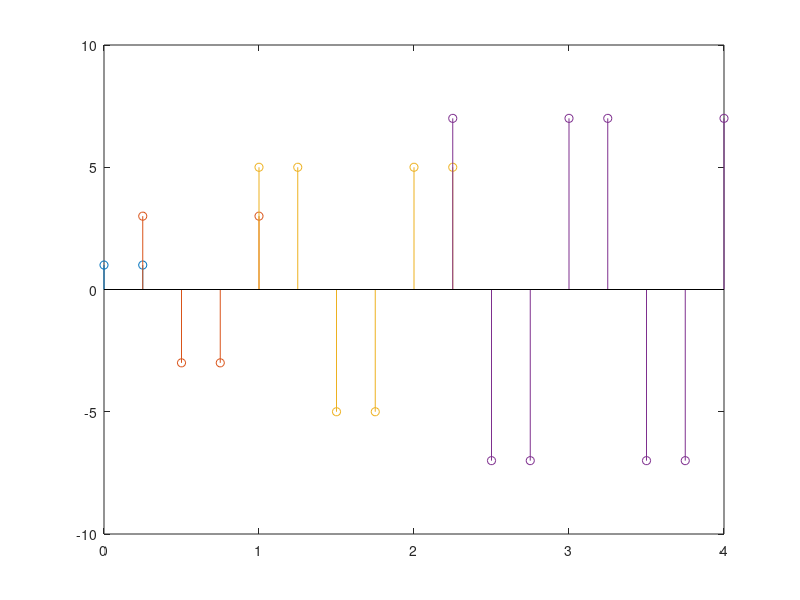
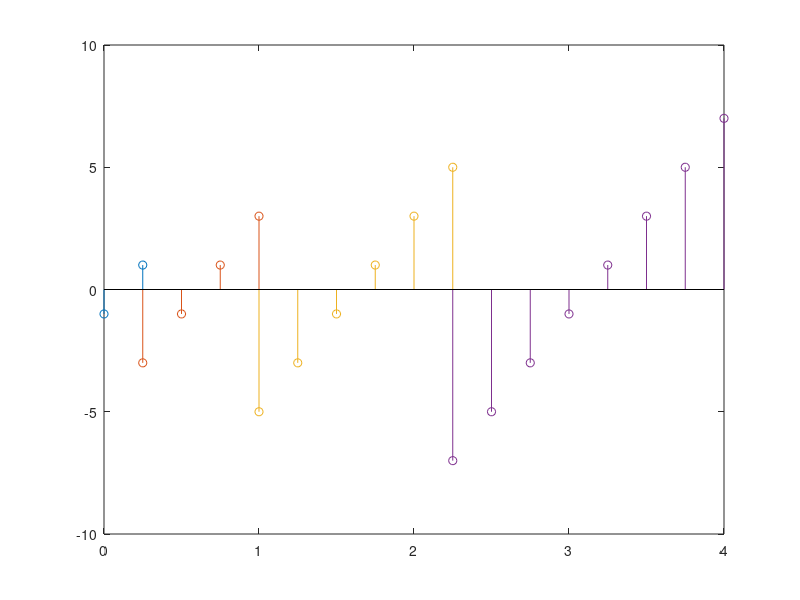

Write the MATLAB code that produced these figures, in order.
t=0.25;
%unde t este durata fiecarui nivel
t1=0:0.25:0.25;
t2=0.25:0.25:0.25*4;
t3=1:0.25:2.25;
t4=2.25:0.25:4;
%intervalul de timp al fiecarui nivel

%valorile pe axa Oy sunt de la -5 la 5, din 2 in 2
for i=-5:2:5
s3=i*square(2*pi*t3);
end

%valorile pe axa Oy sunt de la -7 la 7, din 2 in 2
for i=-7:2:7
s4=i*square(2*pi*t4);
end

%valorile pe axa Oy sunt de la -3 la 3, din 2 in 2
for i=-3:2:3
s2=i*square(2*pi*t2);
end

%valorile pe axa Oy sunt de la -1 la 1
for i=-1:2:1
s1=i*square(2*pi*t1);
end

stem(t1,s1)
hold on 
stem(t2,s2)
hold on 
stem(t3,s3)
hold on 
stem(t4,s4)
%am incercat sa afisez fiecare nivel

x1=-1:2:1;
x2=-3:2:3;
x3=-5:2:5;
x4=-7:2:7;
figure(2)
stem(t1,x1)
hold on
stem(t2,x2)
hold on
stem(t3,x3)
hold on
stem(t4,x4)
%am incercat din nou sa afisez fiecare nivel
